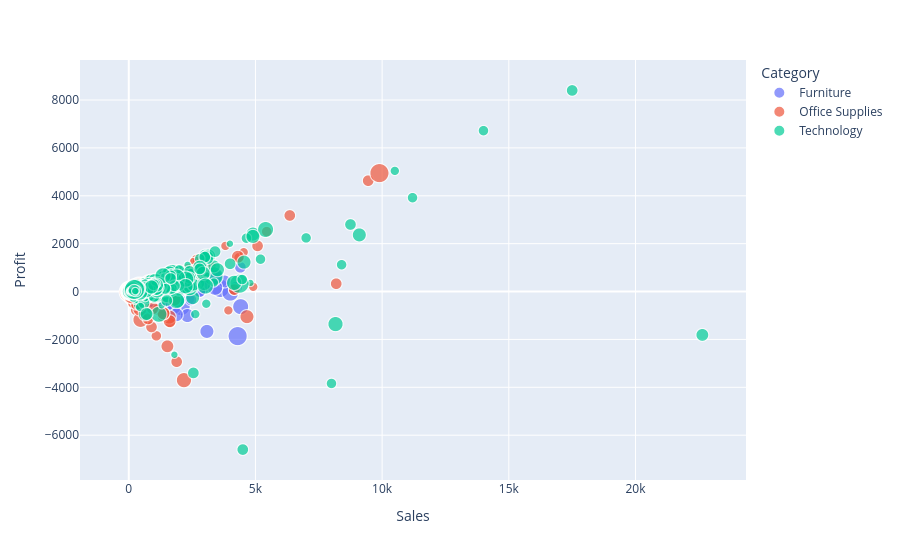

Notebook cell for this chart:
### Code cell
px.scatter(df,'Sales',"Profit",color='Category',size='Quantity') #zayada sale,prof,quant tech ki ha then furn,off respective

### Figure 1 — Plotly figure (JSON) as saved in the notebook; plotly's stock layout.template omitted (floating-point values rounded to 4 significant figures; data arrays with more than 128 entries replaced by an {"elided": "..."} marker saying what was removed)
{"data": [{"hovertemplate": "Category=Furniture<br>Sales=%{x}<br>Profit=%{y}<br>Quantity=%{marker.size}<extra></extra>", "legendgroup": "Furniture", "marker": {"color": "#636efa", "size": {"elided": "2121 int values"}, "sizemode": "area", "sizeref": 0.035, "symbol": "circle"}, "mode": "markers", "name": "Furniture", "showlegend": true, "type": "scattergl", "x": {"elided": "2121 float values"}, "xaxis": "x", "y": {"elided": "2121 float values"}, "yaxis": "y"}, {"hovertemplate": "Category=Office Supplies<br>Sales=%{x}<br>Profit=%{y}<br>Quantity=%{marker.size}<extra></extra>", "legendgroup": "Office Supplies", "marker": {"color": "#EF553B", "size": {"elided": "6026 int values"}, "sizemode": "area", "sizeref": 0.035, "symbol": "circle"}, "mode": "markers", "name": "Office Supplies", "showlegend": true, "type": "scattergl", "x": {"elided": "6026 float values"}, "xaxis": "x", "y": {"elided": "6026 float values"}, "yaxis": "y"}, {"hovertemplate": "Category=Technology<br>Sales=%{x}<br>Profit=%{y}<br>Quantity=%{marker.size}<extra></extra>", "legendgroup": "Technology", "marker": {"color": "#00cc96", "size": {"elided": "1847 int values"}, "sizemode": "area", "sizeref": 0.035, "symbol": "circle"}, "mode": "markers", "name": "Technology", "showlegend": true, "type": "scattergl", "x": {"elided": "1847 float values"}, "xaxis": "x", "y": {"elided": "1847 float values"}, "yaxis": "y"}], "layout": {"legend": {"itemsizing": "constant", "title": {"text": "Category"}, "tracegroupgap": 0}, "margin": {"t": 60}, "xaxis": {"anchor": "y", "domain": [0, 1], "title": {"text": "Sales"}}, "yaxis": {"anchor": "x", "domain": [0, 1], "title": {"text": "Profit"}}}}
